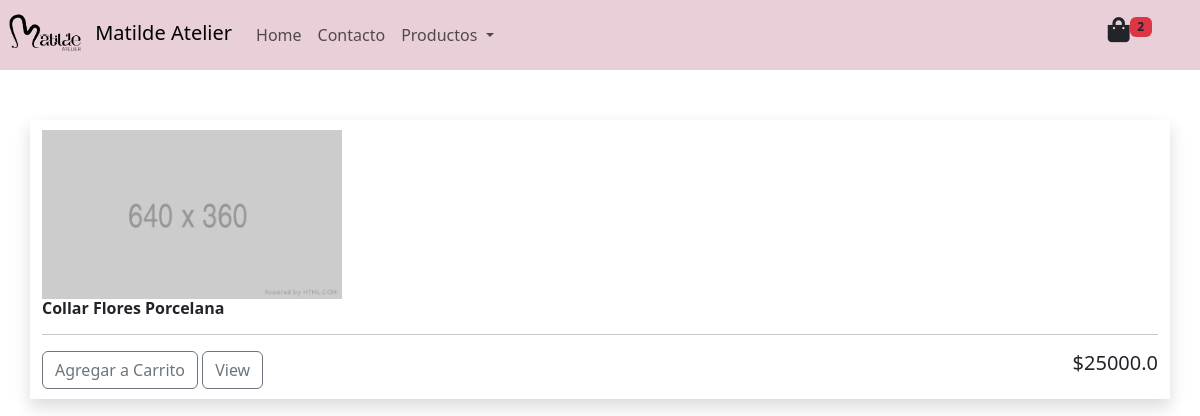
The app's page /tienda/ (signed in), older data.
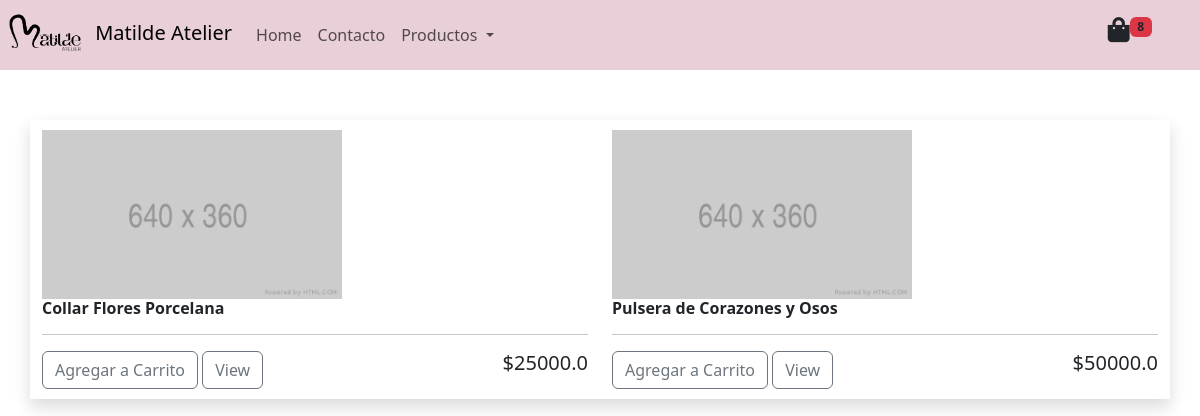
The same page, newer data.
### erp/models.py (models this page shows, shortened)
class Order(models.Model):
    customer = models.ForeignKey(Costumer, on_delete=models.SET_NULL, null=True, blank=True)
    date_ordered = models.DateField(auto_now_add=True)
    complete = models.BooleanField(default=False, null=True, blank=False)
    transaction_id = models.CharField(max_length=200, null=True)
    @property
    def get_cart_items(self):
        orderitems = self.orderitem_set.all()
        total = sum(item.quantity for item in orderitems)
        return total

class OrderItem(models.Model):
    product = models.ForeignKey(Productos, on_delete=models.SET_NULL, blank=True, null=True)
    order = models.ForeignKey(Order, on_delete=models.SET_NULL, blank=True, null=True)
    quantity = models.IntegerField(default=0, null=True, blank=True)
    date_added = models.DateTimeField(auto_now_add=True)

class Productos(models.Model):
    codigo = models.CharField(max_length=255, unique=True)
    nombre = models.CharField(max_length=255, unique=True)
    cantidad = models.IntegerField(default=1)
    precio = models.DecimalField(default=0.00, decimal_places=2, max_digits=9)
    foto = models.ImageField(null=True, blank=True)

### erp/vistas/category/views.py (the view)
# urls.py: path('tienda/', tienda, name='tienda'),
def tienda(request):
    customer = request.user.costumer
    order, created = Order.objects.get_or_create(customer=customer, complete=False)
    products = Productos.objects.all()
    context = {'producto': products, 'order': order}
    return render(request, 'tienda.html', context)

### erp/templates/tienda.html (shortened to what this page needs)
<!DOCTYPE html>
<html lang="en">
{% extends 'encabezado.html' %}
{% block content %}
{% load static %}
<br><br><br>
<div class="container mt-5 shadow">
    <div class="row mt">
        {% for pro in producto %}
        <div class="col-lg" style="padding-top: 10px;padding-bottom: 10px;">
            {% if pro.foto %}
            <img class="thumbnail" src="{{pro.foto.url}}" style="width: 169px">
            {% else %}
            <img class="thumbnail" src="{% static 'lib/adminelt/img/placeholder.png' %}" style="width: 300px">
            {% endif %}
            <h6><strong>{{pro.nombre}}</strong></h6>
            <hr>
          <button data-product="{{pro.codigo}}" data-action="add" class="btn btn-outline-secondary update-cart" onclick="getNumber('{{ user }}')" >Agregar a Carrito</button>
          <a href="#" class="btn btn-outline-secondary">View</a>
          <h5 style="display: inline-block; float: right">${{pro.precio|floatformat:1}}</h5>
        </div>
        {% endfor %}
    </div>
</div>
{% endblock %}

### templates/encabezado.html (shortened to what this page needs)
<!DOCTYPE html>
<html lang="en">
{% load static %}
<head>
    <link href="{% static 'lib/bootstrap-5.3.2-dist/css/bootstrap.min.css' %}" rel="stylesheet">
    <link rel="stylesheet" href="{% static 'lib/adminelt//plugins/fontawesome-free/css/all.min.css' %}">
    <link rel="stylesheet" href="{% static 'css/estilos.css' %}">
    <link href="https://unpkg.com/aos@2.3.1/dist/aos.css" rel="stylesheet">
</head>
<body class="hold-transition layout-top-nav">
<nav class="navbar navbar-expand-sm navbar-light fixed-top" data-aos="zoom-out-left" id="navbarCollapse"
     style="background-color: #E9CFD7;height: 70px;">
    <a class="navbar-brand" href="#">
        <img src="{% static 'lib/adminelt/img/Matilde Atelier_Logo horizontal secundario líneas negras (sin fondo).png' %}"
             alt="Logo" style="width:90px;" class="rounded-pill">
        <span>Matilde Atelier</span>
    </a>
    <div class="collapse navbar-collapse" id="collapsibleNavbar">
        <ul class="navbar-nav">
            <li class="nav-item">
                <a class="nav-link" href="{% url 'inicio' %}">Home</a>
            </li>
            <li class="nav-item">
                <a class="nav-link" href="#">Contacto</a>
            </li>
            <li class="nav-item dropdown">
                <a class="nav-link dropdown-toggle" data-bs-toggle="dropdown">
                    Productos
                </a>
            </li>
        </ul>
        <a type="button" href="{% url 'carro' %}"  class="nav-link d-flex d-block ms-auto me-5">
            <i class="fa fa-shopping-bag" style="font-size: 25px">
            </i>
            <p class="badge text-bg-danger text-dark navbar-badge">{{order.get_cart_items}}</p>
        </a>
    </div>
</nav>
{% block content %}
{% endblock %}
</body>
</html>

Row changes from the older to the newer data that the page shows:
changed through a linked row, Order: get_cart_items "2" → "8"
added Productos: nombre "Pulsera de Corazones y Osos", precio "50000.0"
